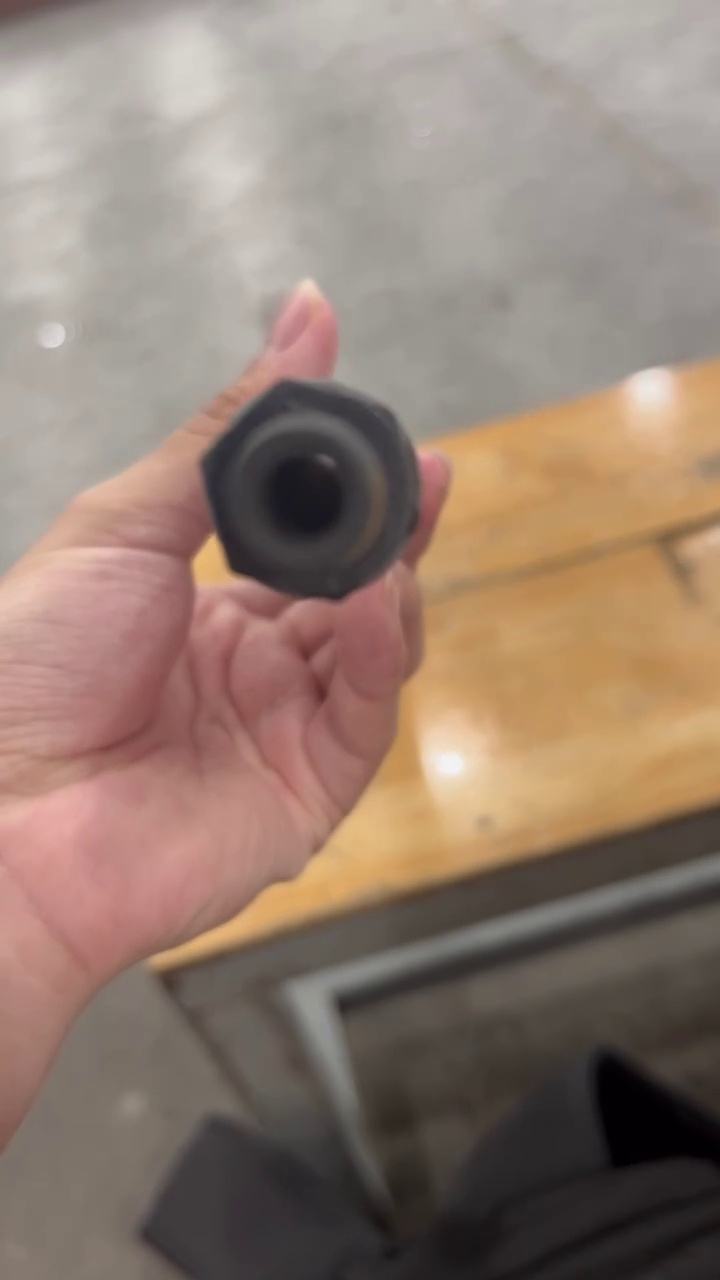
#> input picture test_r1/data_train2/fr_4.jpg, 720 x 1280 px, found by its file name
$ python test_detect.py
#> lines starting #> are read from the running program, lines starting #| are printed output that depends on the picture; after the words box and inside, x2 and y2 are one past the last pixel; in counts of white or black regions, pixels touching at a corner belong together
import cv2
import numpy as np

def nothing(x):
    pass

# Khởi tạo cửa sổ điều khiển
cv2.namedWindow("Settings")
cv2.createTrackbar("V_Upper", "Settings", 106, 255, nothing)     # Ngưỡng sáng tối
cv2.createTrackbar("Min_Dist", "Settings", 130, 500, nothing)   # Khoảng cách giữa các tâm
cv2.createTrackbar("Param2", "Settings", 25, 100, nothing)      # Độ nhạy (càng nhỏ càng dễ nhận)
cv2.createTrackbar("Min_R", "Settings", 20, 200, nothing)       # Bán kính tối thiểu
cv2.createTrackbar("Max_R", "Settings", 150, 400, nothing)      # Bán kính tối đa

def test_with_trackbars(image_path):
#> called with image_path = 'data_train2\\fr_4.jpg'
    img = cv2.imread(image_path)
#> img is the input picture: shape (1280, 720, 3); mean B, G, R 113.8, 126.4, 146.3
    img = cv2.resize(img, (640, 480))
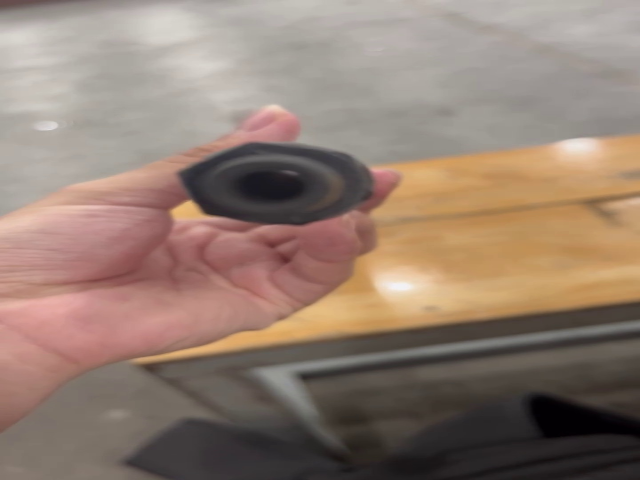
#> img: shape (480, 640, 3); mean B, G, R 113.8, 126.3, 146.3
    if img is None:
        print("Không tìm thấy ảnh!")
        return

    while True:
        output = img.copy()
        h, w = img.shape[:2]
#> h = 480; w = 640
        cam_cx, cam_cy = w // 2, h // 2
#> cam_cx = 320; cam_cy = 240

        # 1. Đọc thông số từ Trackbar
        v_upper = cv2.getTrackbarPos("V_Upper", "Settings")
        min_dist = cv2.getTrackbarPos("Min_Dist", "Settings")
        param2 = cv2.getTrackbarPos("Param2", "Settings")
        min_r = cv2.getTrackbarPos("Min_R", "Settings")
        max_r = cv2.getTrackbarPos("Max_R", "Settings")

        # Đảm bảo các thông số không bằng 0 để tránh lỗi hàm Hough
        min_dist = max(1, min_dist)
        param2 = max(1, param2)

        # 2. Xử lý màu sắc & Lọc nhiễu
        hsv = cv2.cvtColor(img, cv2.COLOR_BGR2HSV)
#> hsv: shape (480, 640, 3); mean H, S, V 31.1, 53.3, 146.3
        lower_black = np.array([0, 0, 0])
        upper_black = np.array([180, 255, v_upper])
        mask = cv2.inRange(hsv, lower_black, upper_black)
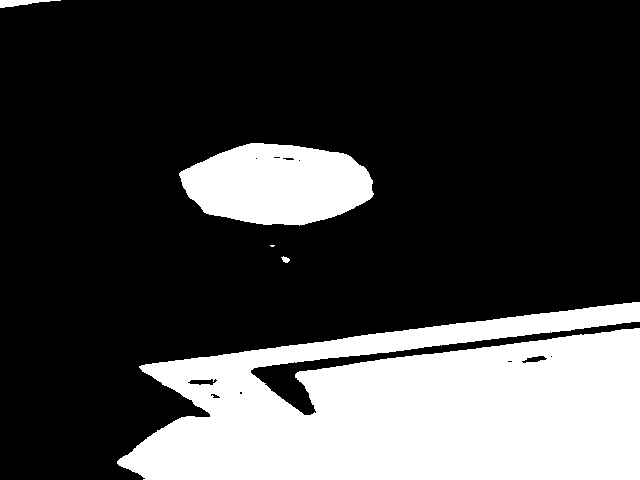
#> mask: shape (480, 640); 26% white; 5 white regions (1 under 20 px), largest, box (x1, y1, x2, y2) and area: (117, 302, 640, 480) 67552, (179, 143, 374, 226) 12089, (0, 0, 61, 8) 248, (281, 256, 290, 263) 38

        # Sử dụng giải thuật Morphological để xóa nhiễu hạt (Erode sau đó Dilate)
        kernel = np.ones((5, 5), np.uint8)
        mask = cv2.morphologyEx(mask, cv2.MORPH_OPEN, kernel)
#> mask: shape (480, 640); 26% white; 3 white regions, box (x1, y1, x2, y2) and area: (118, 302, 640, 480) 67524, (180, 143, 373, 225) 12079, (0, 0, 39, 8) 215

        # 3. Kết hợp Mask với ảnh xám để tăng cường cạnh
        gray = cv2.cvtColor(img, cv2.COLOR_BGR2GRAY)
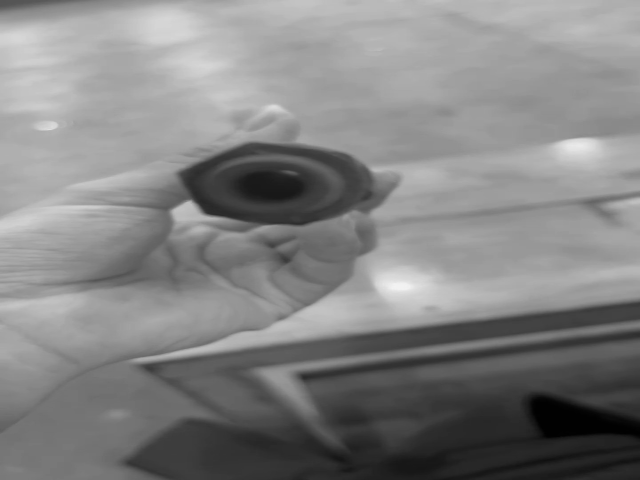
#> gray: shape (480, 640); min 1, max 243, mean 130.9
        gray_filtered = cv2.GaussianBlur(gray, (9, 9), 2)
        processed_img = cv2.bitwise_and(gray_filtered, mask)
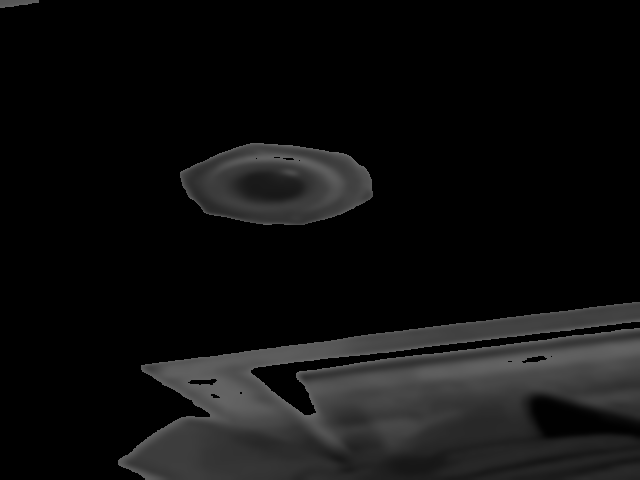
#> processed_img: shape (480, 640); min 0, max 108, mean 15.4

        # 4. Nhận diện hình tròn
        circles = cv2.HoughCircles(
            processed_img,
            cv2.HOUGH_GRADIENT, dp=1.2,
            minDist=min_dist,
            param1=50, param2=param2,
            minRadius=min_r, maxRadius=max_r
        )
#> circles = [[270.6, 281.4, 127.9]]

        # 5. Tính toán và Hiển thị
        if circles is not None:
            circles = np.uint16(np.around(circles))
#> circles = [[271, 281, 128]]
            for i in circles[0, :]:
                obj_x, obj_y, r = i[0], i[1], i[2]

                # Tính toán độ lệch (Offset) từ tâm camera
                dx = int(obj_x - cam_cx)
                dy = int(obj_y - cam_cy)

                # Vẽ kết quả
                cv2.circle(output, (obj_x, obj_y), r, (0, 255, 0), 2)
                cv2.circle(output, (obj_x, obj_y), 2, (0, 0, 255), 3)

                # Hiển thị tọa độ lệch
                cv2.putText(output, f"dx:{dx} dy:{dy}", (obj_x - r, obj_y - r - 10),
                            cv2.FONT_HERSHEY_SIMPLEX, 0.5, (255, 255, 0), 1)
#> this loop made 1 pass
#> (obj_x, obj_y, r, dx, dy) on pass 1: (271, 281, 128, -49, 41)
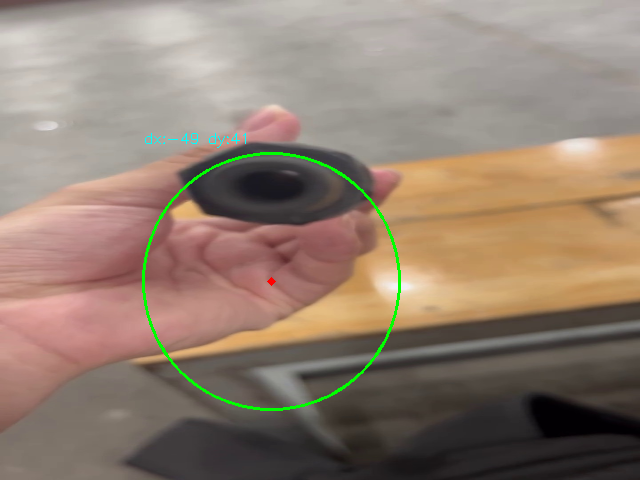
#> output: shape (480, 640, 3); 0.84% of pixels changed, all inside (x1, y1, x2, y2) = (142, 133, 401, 411)

        # Hiển thị tâm camera (Mục tiêu ngắm)
        cv2.line(output, (cam_cx - 10, cam_cy), (cam_cx + 10, cam_cy), (0, 0, 255), 2)
#> output: shape (480, 640, 3); 0.02% of pixels changed, all inside (x1, y1, x2, y2) = (309, 239, 332, 242)
        cv2.line(output, (cam_cx, cam_cy - 10), (cam_cx, cam_cy + 10), (0, 0, 255), 2)
#> output: shape (480, 640, 3); mean B, G, R 113.1, 127.5, 145.3

        cv2.imshow("Original with Detection", output)
        cv2.imshow("Processed Mask", processed_img)

        if cv2.waitKey(1) & 0xFF == 27: # Nhấn ESC để thoát
#> (key Esc is pressed here)
            break

    cv2.destroyAllWindows()

# Chạy test
test_with_trackbars(r'data_train2\fr_4.jpg')

$ run again, with test_r1/data_train2/fr_0.jpg copied over test_r1/data_train2/fr_4.jpg
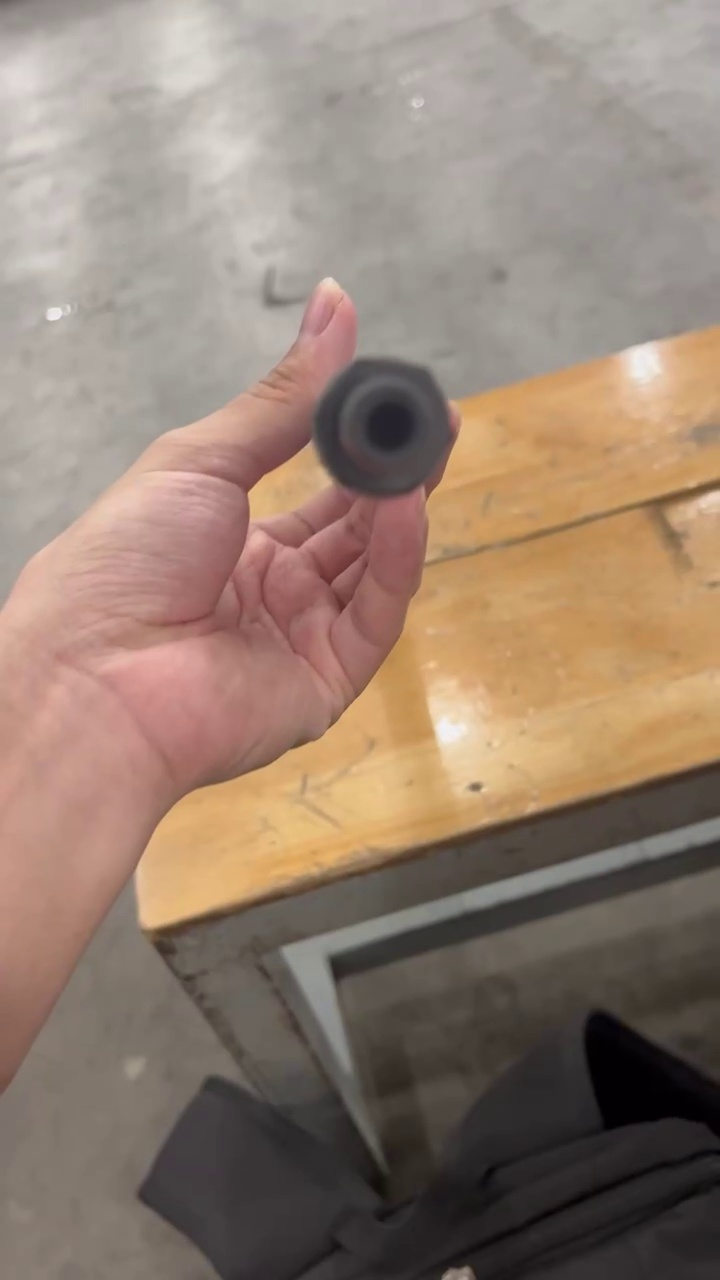
#> input picture test_r1/data_train2/fr_0.jpg, 720 x 1280 px, found by its file name
#> in test_with_trackbars, img is the input picture: shape (1280, 720, 3); mean B, G, R 114.2, 128.5, 148.2
#> img: shape (480, 640, 3)
#> hsv: shape (480, 640, 3); mean H, S, V 31.4, 54.3, 148.2
#> in test_with_trackbars, `mask = cv2.inRange(hsv, lower_black, upper_black)`:
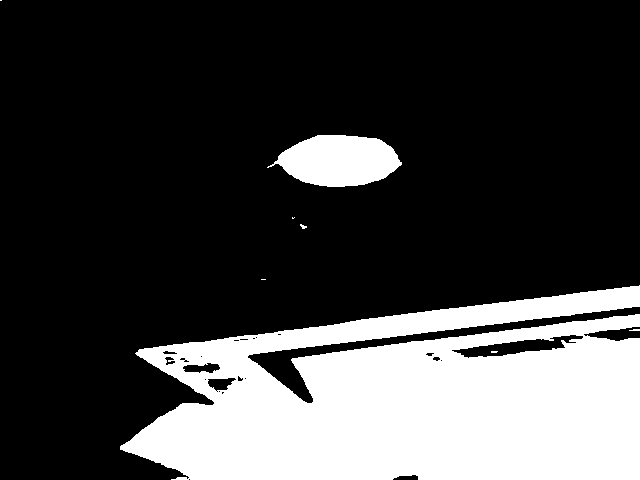
#> mask: shape (480, 640); 25.2% white; 8 white regions (5 under 20 px), largest, box (x1, y1, x2, y2) and area: (120, 285, 640, 480) 72522, (267, 135, 402, 187) 4941, (300, 224, 307, 229) 20
#> in test_with_trackbars, `circles = cv2.HoughCircles( processed_img, cv2.HOUGH_GRADIENT, dp=1.2,..`: circles = [[363, 240.6, 106.5], [431.4, 431.4, 98.72], [234.6, 443.4, 67.28], [563.4, 383.4, 44.72]]
#> in test_with_trackbars, `circles = np.uint16(np.around(circles))`: circles = [[363, 241, 107], [431, 431, 99], [235, 443, 67], [563, 383, 45]]
#> the loop in test_with_trackbars, `for i in circles[0, :]:` made 4 passes
#> (obj_x, obj_y, r, dx, dy) on passes 1 to 4: (363, 241, 107, 43, 1), (431, 431, 99, 111, 191), (235, 443, 67, -85, 203), (563, 383, 45, 243, 143)
#> after the loop in test_with_trackbars, `for i in circles[0, :]:`:
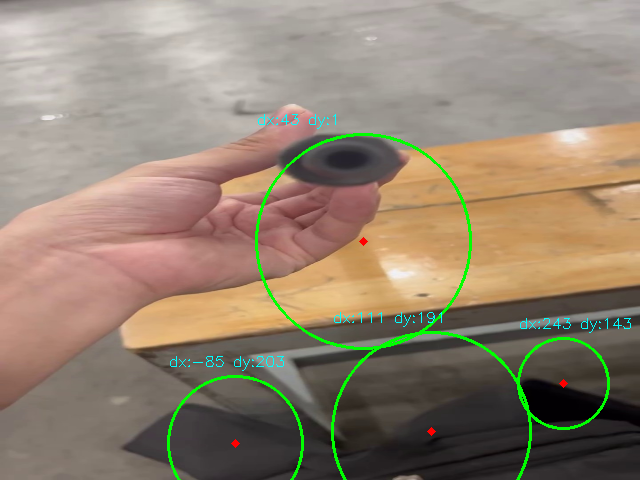
#> output: shape (480, 640, 3); mean B, G, R 113.3, 131.4, 146.3

$ run again, with test_r1/data_train2/fr_10.jpg copied over test_r1/data_train2/fr_4.jpg
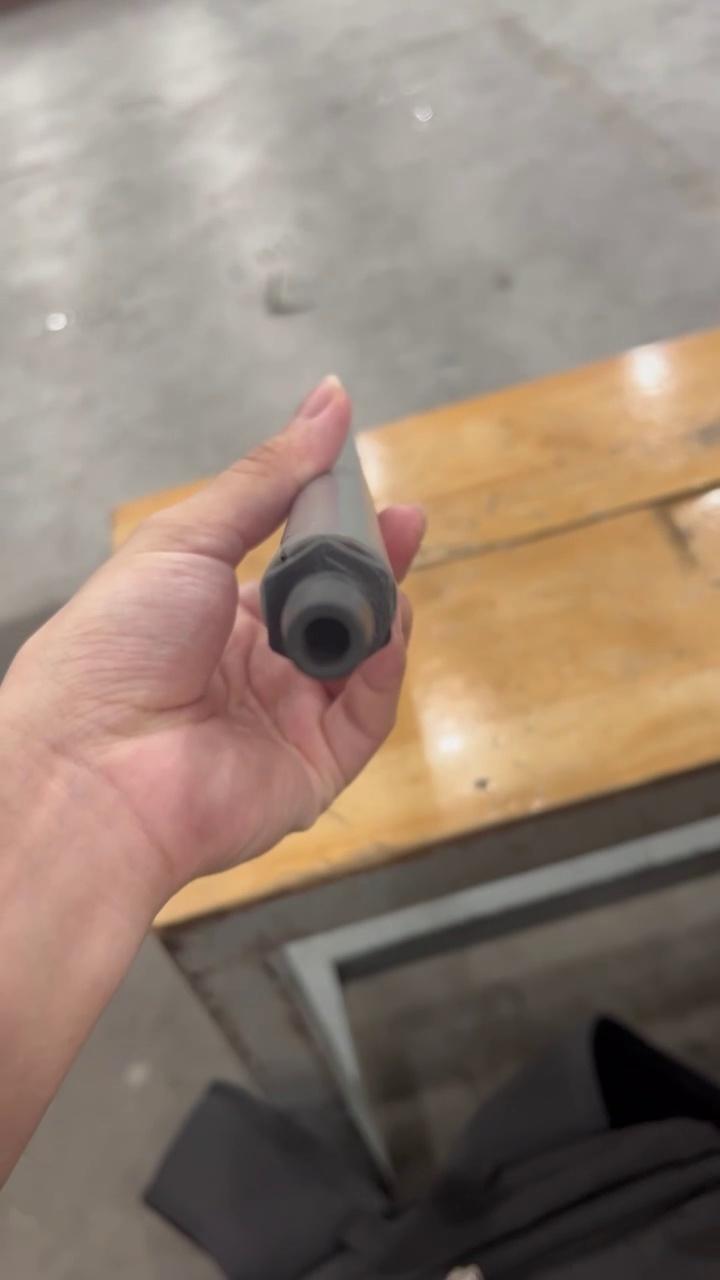
#> input picture test_r1/data_train2/fr_10.jpg, 720 x 1280 px, found by its file name
#> in test_with_trackbars, img is the input picture: shape (1280, 720, 3); mean B, G, R 115.8, 129.5, 147.1
#> img: shape (480, 640, 3)
#> hsv: shape (480, 640, 3); mean H, S, V 31.5, 50.5, 147.1
#> in test_with_trackbars, `mask = cv2.inRange(hsv, lower_black, upper_black)`:
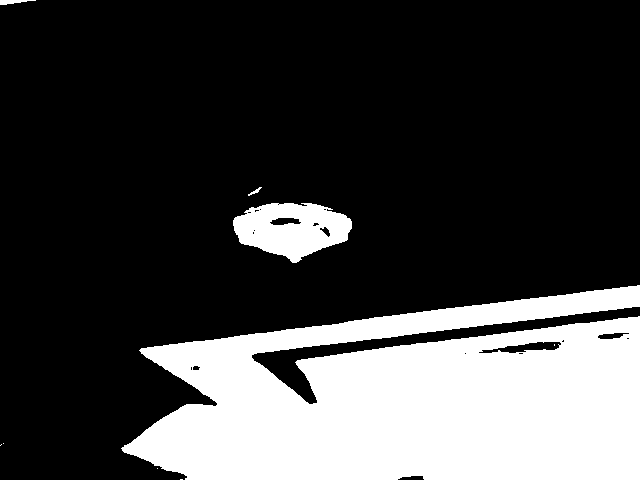
#> mask: shape (480, 640); 25.4% white; 9 white regions (5 under 20 px), largest, box (x1, y1, x2, y2) and area: (121, 285, 640, 480) 73186, (233, 203, 352, 263) 4691, (0, 0, 36, 5) 105, (248, 187, 262, 196) 38
#> in test_with_trackbars, `circles = cv2.HoughCircles( processed_img, cv2.HOUGH_GRADIENT, dp=1.2,..`: circles = [[288.6, 325.8, 99.56], [624.6, 359.4, 42.32], [288.6, 162.6, 55.88]]
#> in test_with_trackbars, `circles = np.uint16(np.around(circles))`: circles = [[289, 326, 100], [625, 359, 42], [289, 163, 56]]
#> the loop in test_with_trackbars, `for i in circles[0, :]:` made 3 passes
#> (obj_x, obj_y, r, dx, dy) on passes 1 to 3: (289, 326, 100, -31, 86), (625, 359, 42, 305, 119), (289, 163, 56, -31, -77)
#> after the loop in test_with_trackbars, `for i in circles[0, :]:`:
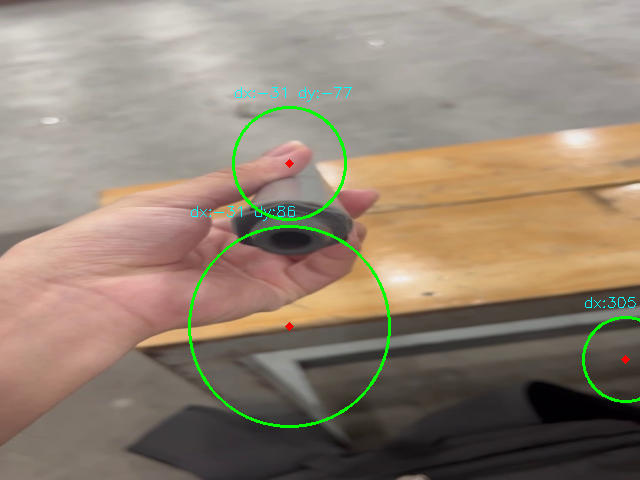
#> output: shape (480, 640, 3); mean B, G, R 115, 131.3, 145.6
